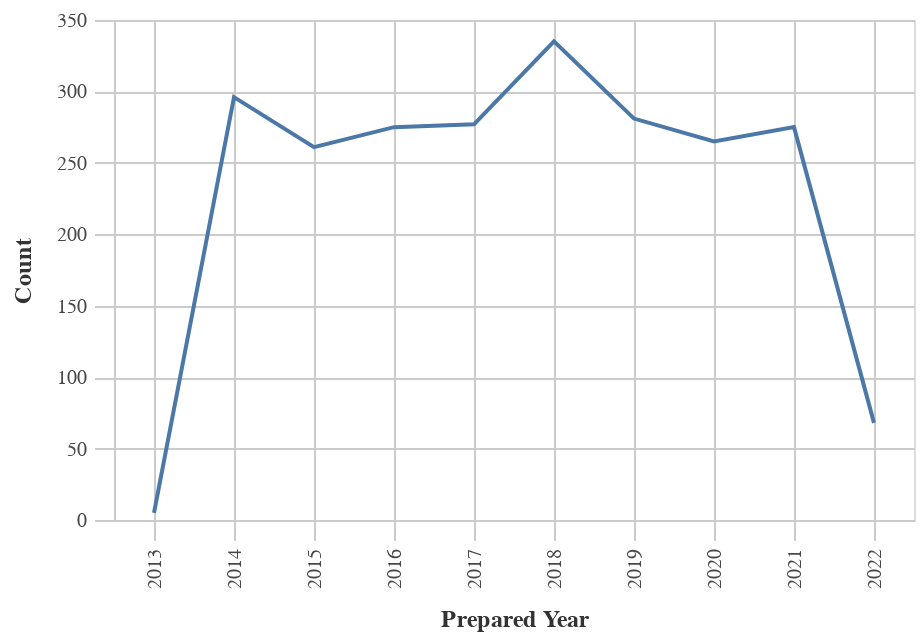

Source (notebook cell):
### Code cell
#Line chart for Obligations by Year
chart_df = (df_top>>filter(_.variable=='prepared_y')).rename(columns= {"value":"Year"})
    
chart1= (_dla_utils_reports.basic_line_chart_test_no_save(chart_df, 'Year', 'count', district)).encode(x=alt.X('Year:O', title='Prepared Year'))
    
display(HTML("<h4><strong>Obligations by Year</strong></h4>"))
chart1

### Figure 1 — Vega-Lite specification as saved in the notebook (floating-point values rounded to 4 significant figures)
{"config": {"view": {"continuousWidth": 400, "continuousHeight": 300}, "axis": {"domainColor": "#cbcbcb", "grid": true, "gridColor": "#cbcbcb", "gridWidth": 1, "labelColor": "#474747", "labelFont": "Nunito Sans", "labelFontSize": 10, "labelPadding": 4, "tickColor": "#cbcbcb", "tickSize": 10, "titleColor": "#333", "titleFont": "Raleway", "titleFontSize": 12, "titlePadding": 10}, "axisBand": {"grid": false}, "background": "white", "font": "Raleway", "header": {"labelFont": "Nunito Sans", "titleFont": "Raleway"}, "legend": {"labelColor": "#333", "labelFont": "Nunito Sans", "labelFontSize": 11, "labelLimit": 0, "padding": 1, "symbolSize": 30, "symbolType": "square", "titleColor": "#333", "titleFont": "Raleway", "titleFontSize": 14, "titlePadding": 10}, "title": {"anchor": "middle", "font": "Raleway", "fontSize": 18, "fontWeight": 300, "offset": 20}}, "data": {"name": "data-3353a172cae040a3064f386ea5b720f8"}, "mark": "line", "encoding": {"tooltip": [{"field": "Year", "type": "quantitative"}, {"field": "count", "type": "quantitative"}], "x": {"field": "Year", "title": "Prepared Year", "type": "ordinal"}, "y": {"field": "count", "title": "Count", "type": "quantitative"}}, "height": 250, "width": 400, "$schema": "https://vega.github.io/schema/vega-lite/v4.17.0.json", "datasets": {"data-3353a172cae040a3064f386ea5b720f8": [{"Year": 2018.0, "count": 335, "variable": "prepared_y"}, {"Year": 2014.0, "count": 296, "variable": "prepared_y"}, {"Year": 2019.0, "count": 281, "variable": "prepared_y"}, {"Year": 2017.0, "count": 277, "variable": "prepared_y"}, {"Year": 2016.0, "count": 275, "variable": "prepared_y"}, {"Year": 2021.0, "count": 275, "variable": "prepared_y"}, {"Year": 2020.0, "count": 265, "variable": "prepared_y"}, {"Year": 2015.0, "count": 261, "variable": "prepared_y"}, {"Year": 2022.0, "count": 68, "variable": "prepared_y"}, {"Year": 2013.0, "count": 5, "variable": "prepared_y"}]}}
